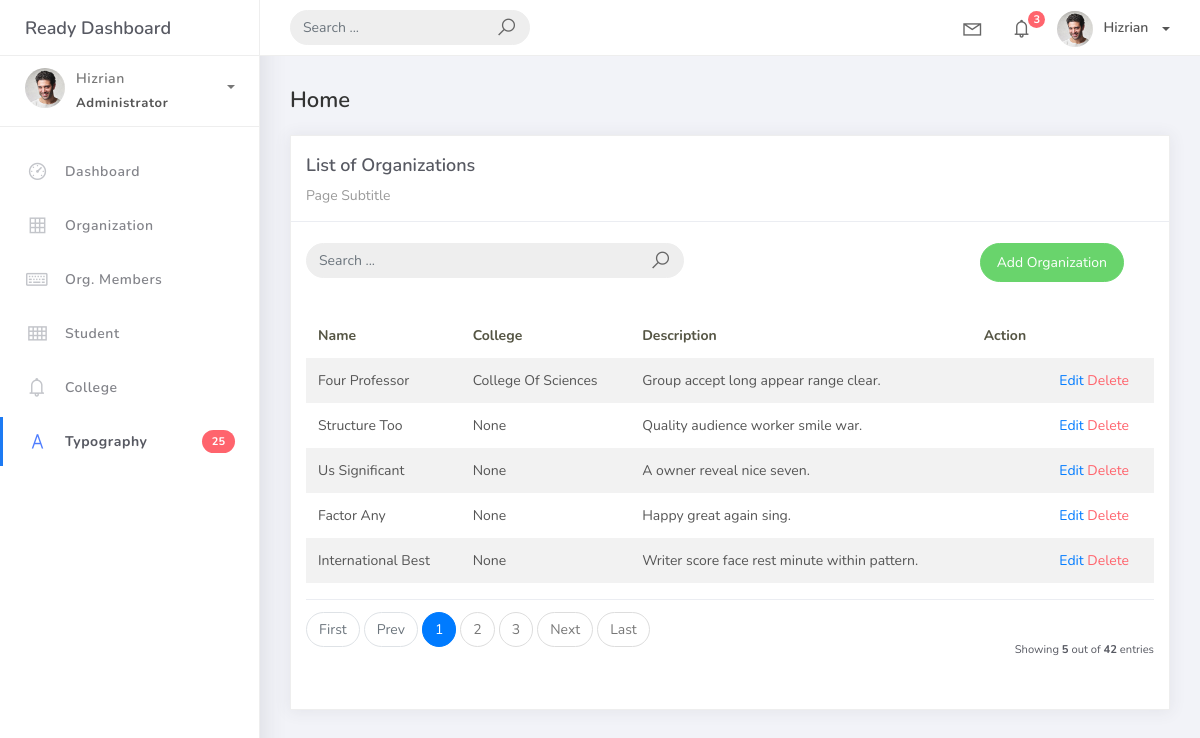
Page /organizations/ on the earlier database version.
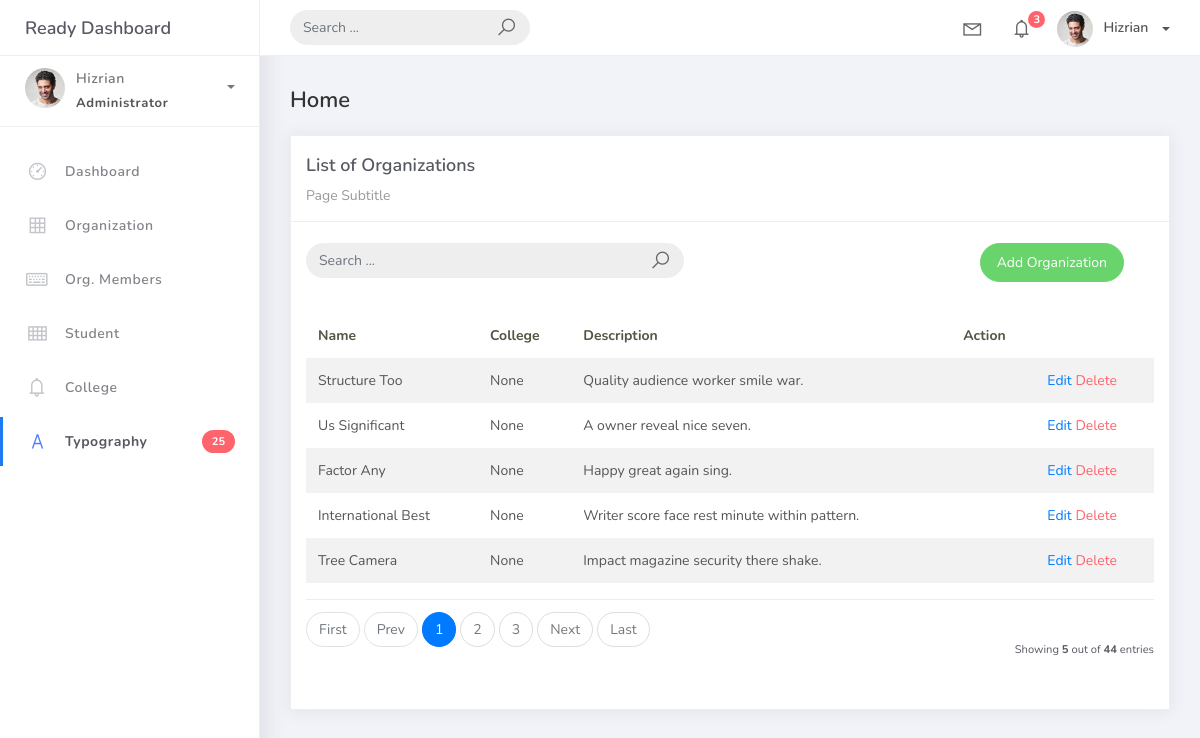
Same page on the later database version.
### studentorg/models.py (models this page shows, shortened)
class BaseModel(models.Model):
    created_at = models.DateTimeField(auto_now_add=True, db_index=True)
    updated_at = models.DateTimeField(auto_now=True)
    class Meta:
        abstract = True

class Organization(BaseModel):
    name = models.CharField(max_length=250)
    college = models.ForeignKey(College, null=True, blank=True, on_delete=models.CASCADE)
    description = models.CharField(max_length=500)

class College(BaseModel):
    college_name = models.CharField(max_length=150)
    def __str__(self):
        return self.college_name

### studentorg/views.py (the view)
# urls.py: path("organizations/", OrganizationList.as_view(), name="organization_list"),
class OrganizationList(ListView):
    model = Organization
    context_object_name = 'organization'
    template_name = 'org_list.html'
    paginate_by = 5

### templates/org_list.html
{% extends 'base.html' %}
{% load static %}
{% block content %}
<div class="content">
    <div class="container-fluid">
        <h4 class="page-title">Home</h4>
        <div class="row">
            <div class="col-md-12">
                <div class="card">
                    <div class="card-header">
                        <div class="card-title">List of Organizations</div>
                        <div class="card-category">Page Subtitle</div>
                    </div>
                    <br />
<div class="col-md-12 row">
    <div class="col-md-6">
        <form class="navbar-left navbar-form nav-search mr-md-3" action="">
            <div class="input-group">
                <input type="text" placeholder="Search ..." class="form-control" />
                <div class="input-group-append">
                    <span class="input-group-text">
                        <i class="la la-search search-icon"></i>
                    </span>
                </div>
            </div>
        </form>
    </div>
    <div class="col-md-6">
        <div class="pull-right">
            <a href="{% url 'organization-add' %}" class="btn btn-success btn-rounded">
                Add Organization
            </a>
        </div>
    </div>
</div>
                    <div class="card-body">
                        <table class="table table-striped mt-3">
                            <thead>
                                <tr>
                                    <th scope="col">Name</th>
                                    <th scope="col">College</th>
                                    <th scope="col">Description</th>
                                    <th scope="col">Action</th>
                                </tr>
                            </thead>
                            <tbody>
                                {% for object in object_list %}
                                <tr>
                                    <td>{{ object.name }}</td>
                                    <td>{{ object.college }}</td>
                                    <td>{{ object.description }}</td>
                                    <td>
                                        <td>
                                        <a href="{% url 'organization-update' object.id %}">Edit</a>
                                        <a href="{% url 'organization-delete' object.id %}" class="text-danger">Delete</a>
                                    </td>
                                    </td>
                                    </tr>
                                    {% empty %}
                                    <tr>
                                        <td colspan="4" style="text-align: center;">
                                            <p class="text-sm font-weight-bold mb-0">No Records Found</p>
                                        </td>
                                    </tr>
                                {% endfor %}
                            </tbody>
                        </table>
                        {% include 'includes/pagination.html' %}
                    </div>
                </div>
            </div>
        </div>
    </div>
</div>
{% endblock %}

Differences in the rows shown:
removed Organization: name "Four Professor", college "College Of Sciences", description "Group accept long appear range clear."
now on this page (row unchanged): Organization: name "Tree Camera", college "None", description "Impact magazine security there shake."
Other differences:
{{ paginator.count }}: "42" → "44"
